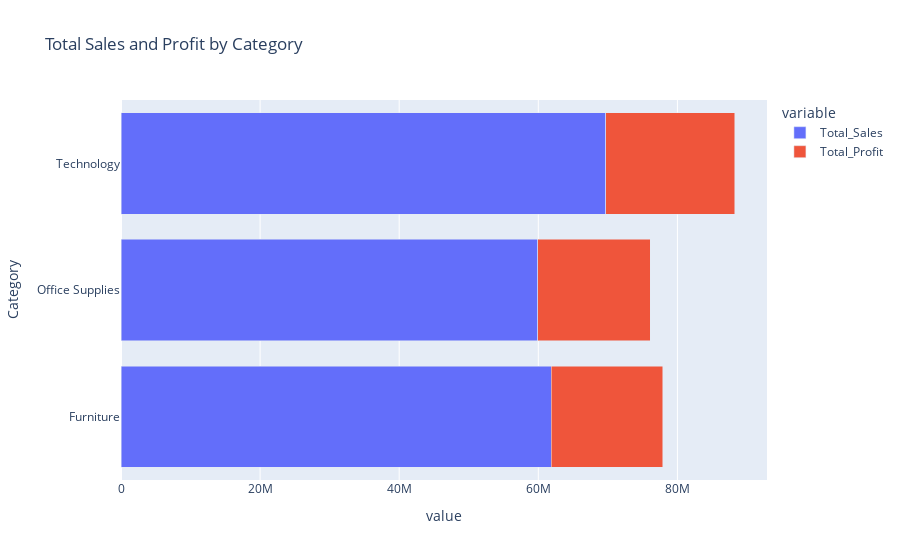

The cell this chart's notebook holds for it:
### Markdown cell above
# Insight

* The color gradient shows profitability, with yellow representing highly profitable customers and purple representing lower-profit customers.

* A majority of customers have lower sales and profit, while a few outliers with high sales contribute significantly to profit.

### Code cell
Category_data = df.groupby("Category").agg(Total_Sales = ("sales","sum"),Total_Profit = ("profit","sum")).reset_index()
fig = px.bar(Category_data, y= "Category", x=["Total_Sales","Total_Profit"],barmode= "stack", title="Total Sales and Profit by Category",
             orientation="h")

fig.show()

### Figure 1 — Plotly figure (JSON) as saved in the notebook; plotly's stock layout.template omitted (floating-point values rounded to 4 significant figures)
{"data": [{"alignmentgroup": "True", "hovertemplate": "variable=Total_Sales<br>value=%{x}<br>Category=%{y}<extra></extra>", "legendgroup": "Total_Sales", "marker": {"color": "#636efa", "pattern": {"shape": ""}}, "name": "Total_Sales", "offsetgroup": "Total_Sales", "orientation": "h", "showlegend": true, "textposition": "auto", "type": "bar", "x": [61853134, 59930398, 69701832], "xaxis": "x", "y": ["Furniture", "Office Supplies", "Technology"], "yaxis": "y"}, {"alignmentgroup": "True", "hovertemplate": "variable=Total_Profit<br>value=%{x}<br>Category=%{y}<extra></extra>", "legendgroup": "Total_Profit", "marker": {"color": "#EF553B", "pattern": {"shape": ""}}, "name": "Total_Profit", "offsetgroup": "Total_Profit", "orientation": "h", "showlegend": true, "textposition": "auto", "type": "bar", "x": [16063611, 16151112, 18535868], "xaxis": "x", "y": ["Furniture", "Office Supplies", "Technology"], "yaxis": "y"}], "layout": {"barmode": "stack", "legend": {"title": {"text": "variable"}, "tracegroupgap": 0}, "title": {"text": "Total Sales and Profit by Category"}, "xaxis": {"anchor": "y", "domain": [0, 1], "title": {"text": "value"}}, "yaxis": {"anchor": "x", "domain": [0, 1], "title": {"text": "Category"}}}}
